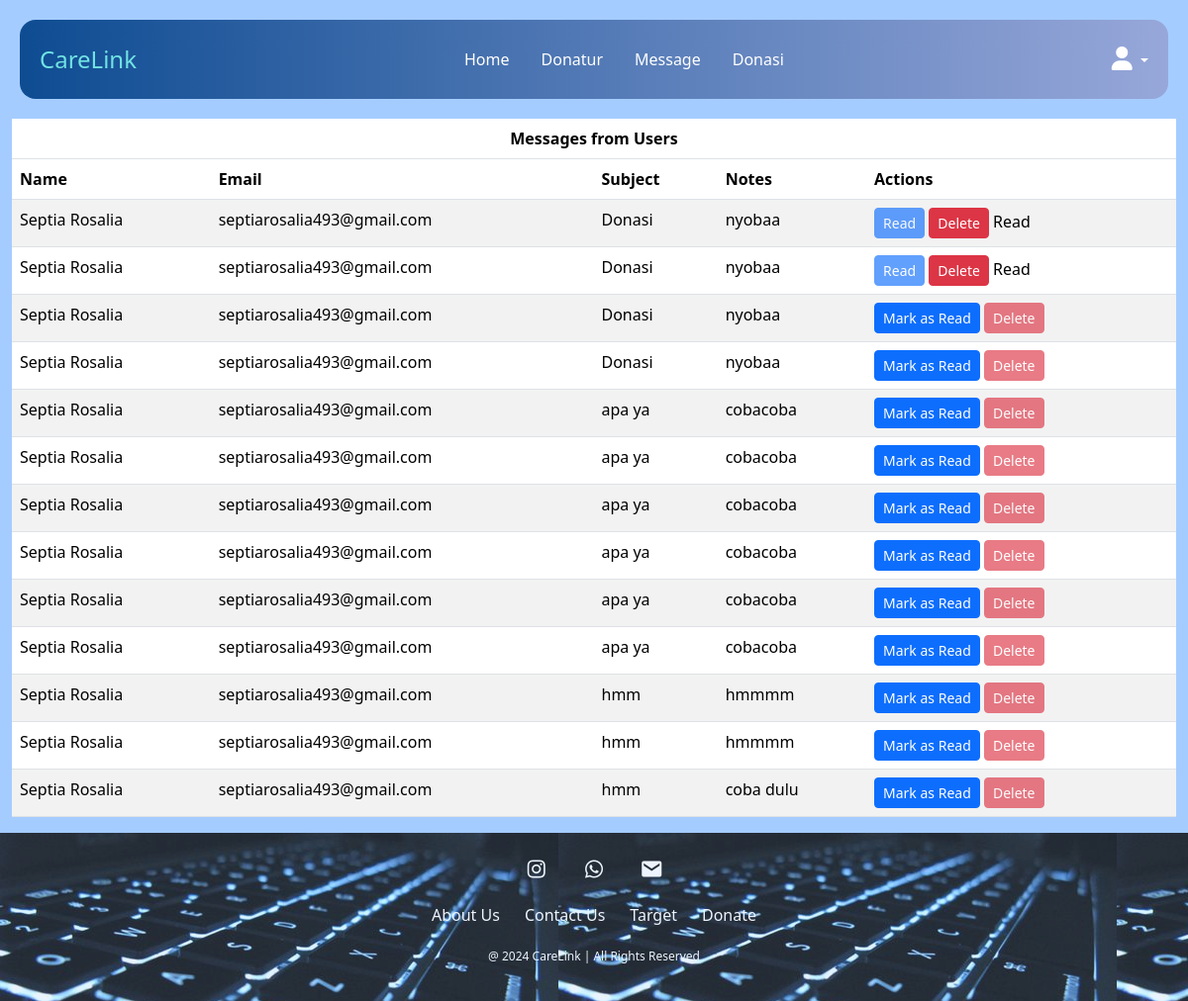
/User/Admin/message.php, run on an earlier commit of the app's database.
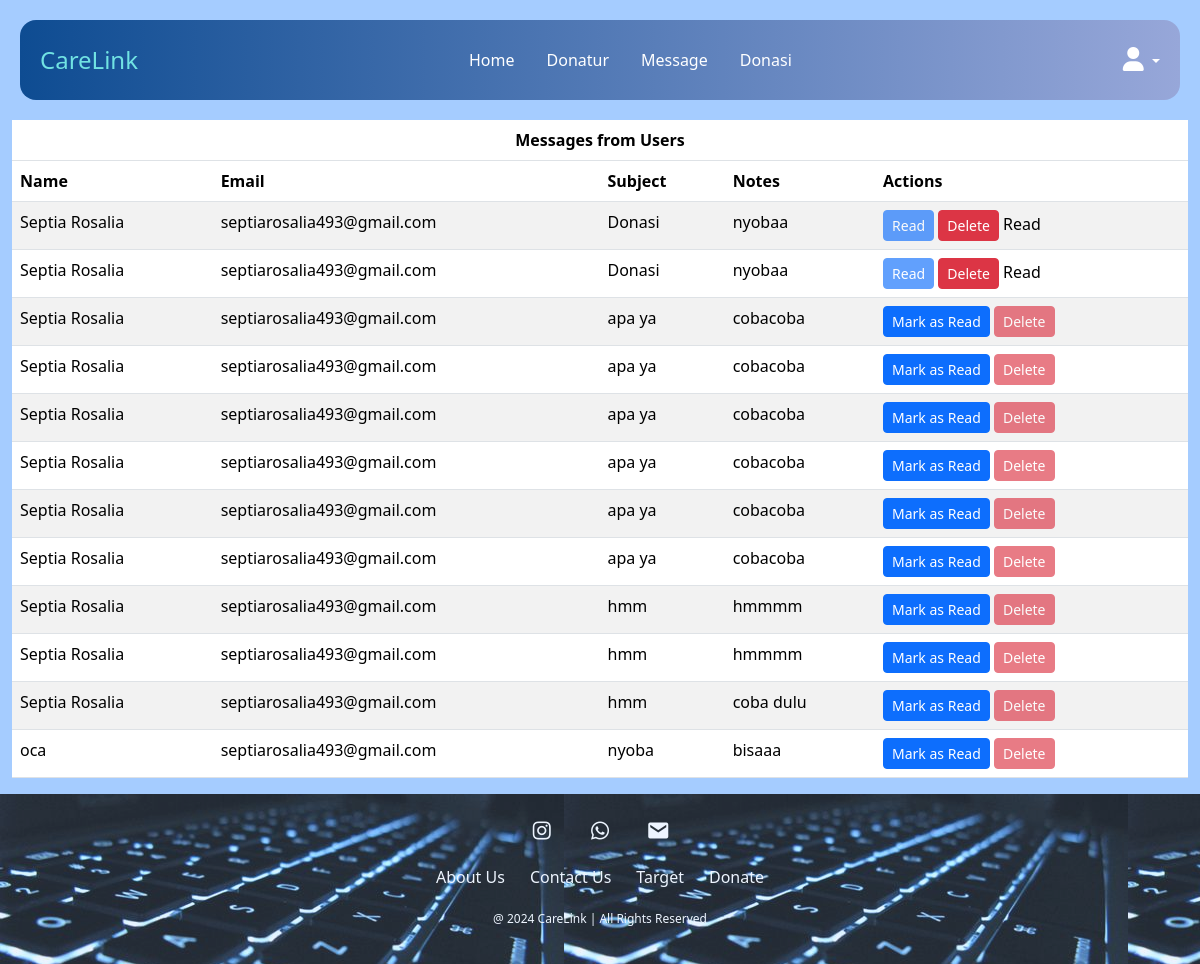
And on a later commit of the database.
### tables this page shows
CREATE TABLE `contacts` (
  `id` int(11) NOT NULL,
  `name` varchar(255) NOT NULL,
  `email` varchar(255) NOT NULL,
  `subject` varchar(255) NOT NULL,
  `notes` text NOT NULL,
  `submission_date` timestamp NOT NULL DEFAULT current_timestamp(),
  `read_status` tinyint(1) DEFAULT 0
);

### User/Admin/message.php (the view, shortened to what the changed rows need)
<!DOCTYPE html>
<html lang="en">
<head>
  <link href="https://cdn.jsdelivr.net/npm/bootstrap@5.3.3/dist/css/bootstrap.min.css" rel="stylesheet">
  <link href="style-contact-us.css" rel="stylesheet">
  <link href="style.css" rel="stylesheet">
  <link href="style(1).css" rel="stylesheet">
  <link href='https://unpkg.com/boxicons@2.1.4/css/boxicons.min.css' rel='stylesheet'>
  <link rel="stylesheet" href="https://cdnjs.cloudflare.com/ajax/libs/font-awesome/6.0.0-beta3/css/all.min.css">
</head>
<body>
<div class="container-fluid" style="margin-top: 120px;">
    <div class="table-container">
        <table class="table table-striped">
            <thead>
                <tr>
                    <th colspan="5" class="text-center text-black table-heading">Messages from Users</th>
                </tr>
                <tr>
                    <th>Name</th>
                    <th>Email</th>
                    <th>Subject</th>
                    <th>Notes</th>
                    <th class="actions-column">Actions</th>
                </tr>
            </thead>
            <tbody>
                <?php
                $servername = "localhost";
                $username = "root";
                $password = "";
                $dbname = "carelink";
                $conn = new mysqli($servername, $username, $password, $dbname);
                $sql = "SELECT * FROM contacts";
                $result = $conn->query($sql);
                if ($result->num_rows > 0) {
                    while($row = $result->fetch_assoc()) {
                        $read_status = $row["read_status"] ? "<span class='read-status'>Read</span>" : "";
                        $mark_button_text = $row["read_status"] ? "Read" : "Mark as Read";
                        $mark_button_disabled = $row["read_status"] ? "disabled" : "";
                        $delete_button_disabled = $row["read_status"] ? "" : "disabled";
                        echo "<tr>
                                <td>" . $row["name"] . "</td>
                                <td>" . $row["email"] . "</td>
                                <td>" . $row["subject"] . "</td>
                                <td>" . $row["notes"] . "</td>
                                <td class='actions-column'>
                                    <form method='post' style='display:inline;'>
                                        <input type='hidden' name='mark_read_id' value='" . $row["id"] . "'>
                                        <button type='submit' class='btn btn-primary btn-sm' $mark_button_disabled>$mark_button_text</button>
                                    </form>
                                    <form method='post' style='display:inline;'>
                                        <input type='hidden' name='delete_id' value='" . $row["id"] . "'>
                                        <button type='submit' class='btn btn-danger btn-sm' $delete_button_disabled>Delete</button>
                                    </form>
                                    $read_status
                                </td>
                            </tr>";
                    }
                } else {
                    echo "<tr><td colspan='5'>No messages found</td></tr>";
                }
                ?>
            </tbody>
        </table>
    </div>
</div>
</body>
</html>

What changed in the data, as far as the page shows it:
removed contacts: name "Septia Rosalia", email "septiarosalia493@gmail.com", subject "Donasi", notes "nyobaa", read_status "Mark as Read"
removed contacts: name "Septia Rosalia", email "septiarosalia493@gmail.com", subject "Donasi", notes "nyobaa", read_status "Mark as Read"
added contacts: name "oca", email "septiarosalia493@gmail.com", subject "nyoba", notes "bisaaa", read_status "Mark as Read"
